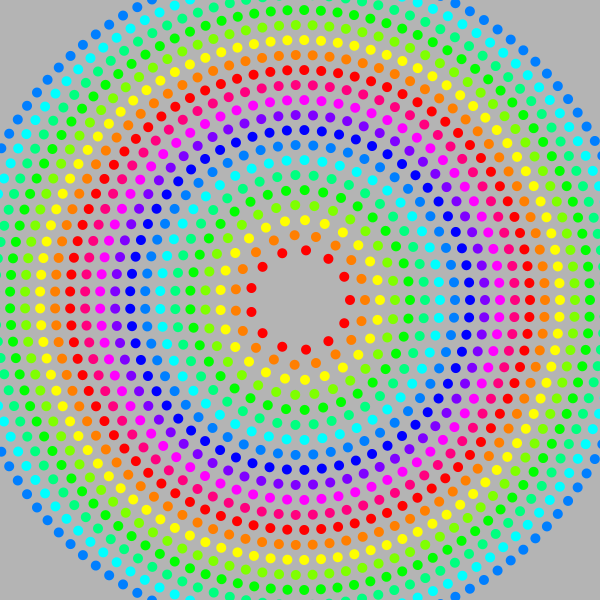
Frame 1 (no input)
Frame 60 (the mouse pressed at the canvas centre just before this capture): identical to frame 1, image omitted
Frame 120 (the mouse held since frame 60 and released just before this capture): identical to frame 1, image omitted

The Processing sketch that drew this single still picture (run headless with seeded random() and noise(); from frame 60 on, the mouse is pressed at the canvas centre):

// Processing sketch: dibujando_en_circulos_03
// ── dibujando_en_circulos_03.pde
/*
 Basado en el ejemplo anterior(02),
 ahora que todo funciona podemos estilizarlo.
 Francisco Zamorano, 2017
 */

float origenX, origenY;  //usaremos este para el centro de la circunferencia
float radioInicial; // radio de la circunferencia
int nElementosInicial; //cantidad de cosas a dibujar
int nAnillos; //cuantas repeticiones para crear 'anillos'
float espacioAnillos; //separacion entre 'anillos' 

void setup() {
  size(600, 600);
  origenX = width/2; //mitad del ancho del canvas
  origenY = height/2; //mitad del alto del canvas
  radioInicial = 50; //inicializamos el radio, lo vamos a modificar despues
  nElementosInicial = 13;
  nAnillos = 20;
  espacioAnillos = 15;
  colorMode (HSB, 360, 100, 100);
}

void draw() {
  background(255);
  for (int i = 0; i<nAnillos; i++) { //loop para repetir anillos
    float radio = radioInicial + espacioAnillos*i; // en cada loop de 'i', incrementamos el radio en 20px
    int nElementos = nElementosInicial + nElementosInicial/2*i; //en cada anillo, incrementamos en 12 la cantidad de elementos
    float hue = (i%12)*30; //esta es una tecnica para limitar que un numero no crezca, el operador "módulo"(%) genera un ciclo.
    color miColor = color(hue, 100, 100);

    //dibujemos un anillo
    for (int j = 0; j<nElementos; j++) { //loop para posicionar los elementos
      float angulo = (TWO_PI/nElementos) * j;
      float x = origenX + cos(angulo) * radio;
      float y = origenY + sin(angulo) * radio;
      miDibujo(x, y, 10, 10, miColor); //en vez de dibujar directo aca, llamamos a una funcion. Esto es opcional por supuesto
    }
  }
}

void miDibujo(float x, float y, float tX, float tY, color c) {
  //tX/=2;
  //tY/=2;
  fill(c);
  noStroke();
  ellipse(x, y, tX, tY);
  stroke(c);
}
